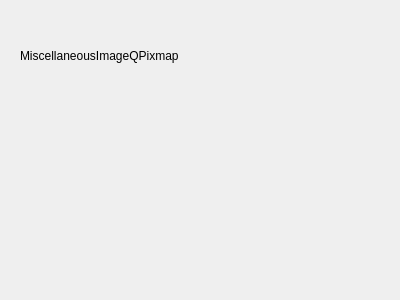
<?xml version="1.0" encoding="UTF-8"?>
<ui version="4.0">
 <class>MiscellaneousImageQPixmap</class>
 <widget class="QWidget" name="MiscellaneousImageQPixmap">
  <property name="geometry">
   <rect>
    <x>0</x>
    <y>0</y>
    <width>400</width>
    <height>300</height>
   </rect>
  </property>
  <property name="windowTitle">
   <string>MiscellaneousImageQPixmap</string>
  </property>
  <widget class="QLabel" name="label">
   <property name="geometry">
    <rect>
     <x>20</x>
     <y>40</y>
     <width>161</width>
     <height>31</height>
    </rect>
   </property>
   <property name="text">
    <string>MiscellaneousImageQPixmap</string>
   </property>
  </widget>
 </widget>
 <layoutdefault spacing="6" margin="11"/>
 <resources/>
 <connections/>
</ui>
